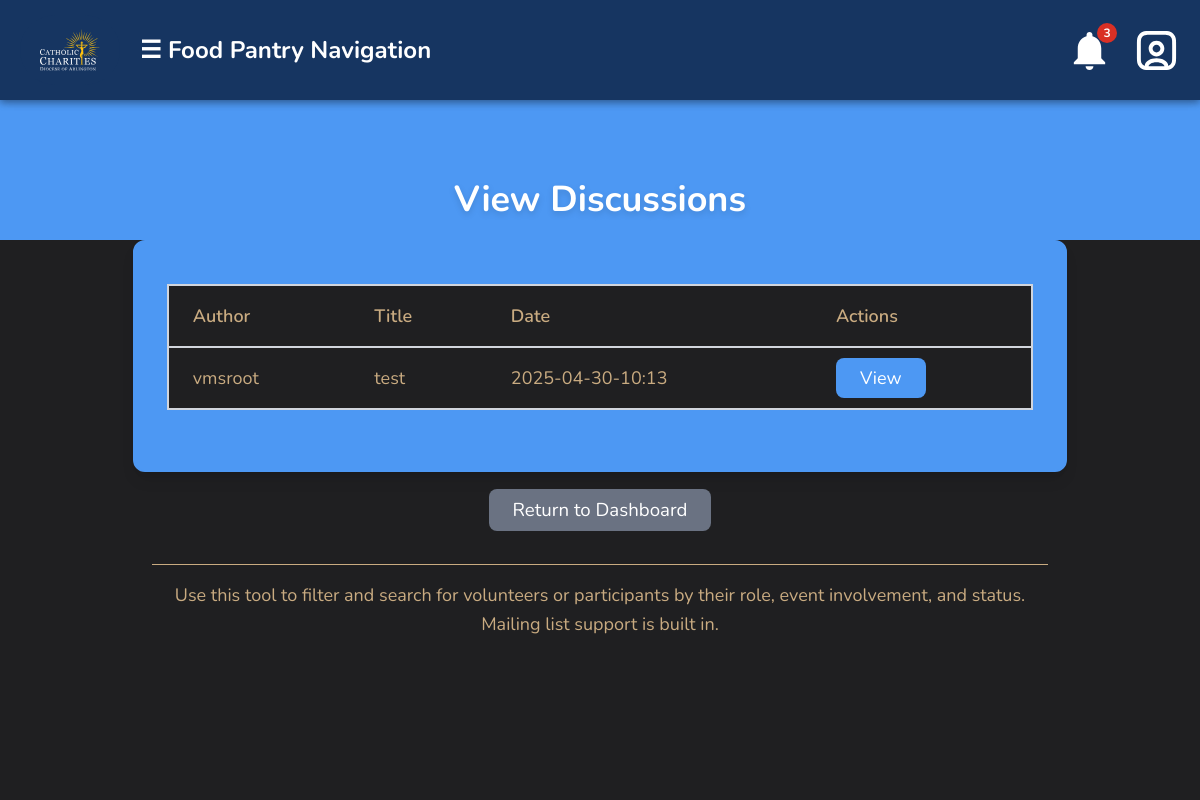
Page /viewDiscussions.php (signed in) on the committed database.
### tables this page shows
CREATE TABLE `dbdiscussions` (
  `author_id` varchar(256) NOT NULL,
  `title` varchar(256) NOT NULL,
  `body` text NOT NULL,
  `time` varchar(16) NOT NULL
);

CREATE TABLE `dbpersons` (
  `personId` int(11) NOT NULL,
  `id` varchar(256) NOT NULL,
  `first_name` text DEFAULT NULL,
  `last_name` text DEFAULT NULL,
  `email` text DEFAULT NULL,
  `type` text DEFAULT NULL,
  `status` text DEFAULT NULL,
  `password` text DEFAULT NULL,
  `force_password_change` int(11) NOT NULL DEFAULT 0
);

### database/dbDiscussions.php (called while the page is built, shortened)
<?php
function get_all_discussions() {
    $con = connect();
    $query = "SELECT * FROM dbdiscussions";
    $result = mysqli_query($con, $query);
    $discussions = [];
    while ($row = mysqli_fetch_assoc($result)) {
        $discussions[] = $row;
    }
    return $discussions;
}
function get_user_from_author($author_id){
    $con=connect();
    $query = "SELECT * FROM dbpersons WHERE id = '" . $author_id . "'";
    $result = mysqli_query($con,$query);
    $result_row = mysqli_fetch_assoc($result);
    $thePerson = make_a_person($result_row);
    return $thePerson;
}
?>

### database/dbPersons.php (called while the page is built, shortened)
<?php
include_once(dirname(__FILE__).'/../domain/Person.php');
function make_a_person($result_row) {
    $thePerson = new Person(
        @$result_row['personId'],
        @$result_row['id'],
        @$result_row['first_name'],
        @$result_row['last_name'],
        @$result_row['email'],
        @$result_row['type'],
        @$result_row['status'],
        @$result_row['password'],
    );
    return $thePerson;
}

### domain/Person.php (called while the page is built, shortened)
<?php
class Person {
	private $id;
	private $first_name;
	private $last_name;
	function __construct(
        $personId, $id, $first_name, $last_name, $email, $type, $status, $password) {
        $this->id = $id;
		$this->first_name = $first_name;
		$this->last_name = $last_name;
    }
	function get_id() {
		return $this->id;
	}
	function get_first_name() {
		return $this->first_name;
	}
	function get_last_name() {
		return $this->last_name;
	}
}

### viewDiscussions.php (the view, shortened to what this page needs)
<?php
include_once "database/dbDiscussions.php";
include_once "database/dbPersons.php";
$discussions = get_all_discussions();
?>
<!DOCTYPE html>
<html lang="en">
<head>
  	<link href="css/normal_tw.css" rel="stylesheet">
<?php
require_once('header.php');
?>
</head>
<body>
<header class="hero-header">
    <div class="center-header">
        <h1>View Discussions</h1>
    </div>
</header>
    <main>
      <div class="main-content-box w-[80%] p-8">
        <table>
            <thead>
                <tr>
                    <th>Author</th>
                    <th>Title</th>
                    <th>Date</th>
                    <th>Actions</th>
                </tr>
            </thead>
            <tbody>
                <?php if ($discussions): ?>
                    <?php foreach ($discussions as $discussion):
                        $person = get_user_from_author($discussion['author_id']);
                        $author_name = $person->get_first_name() . ' ' . $person->get_last_name();
                    ?>
                        <tr>
                            <td><?php echo $author_name; ?></td>
                            <td><?php echo $discussion['title']; ?></td>
                            <td><?php echo $discussion['time']; ?></td>
                            <td>
                                <a href="discussionContent.php?author=<?php echo urlencode($person->get_id()); ?>&title=<?php echo urlencode($discussion['title']); ?>" class="blue-button">View</a>
                            </td>
                        </tr>
                    <?php endforeach; ?>
                <?php else: ?>
                    <tr><td colspan="5">No discussions found.</td></tr>
                <?php endif; ?>
            </tbody>
        </table>
        <br>
	</div>
    <div class="text-center mt-6">
        <a href="index.php" class="return-button">Return to Dashboard</a>
    </div>
    <div class="info-section">
        <div class="blue-div"></div>
        <p class="info-text">
            Use this tool to filter and search for volunteers or participants by their role, event involvement, and status. Mailing list support is built in.
        </p>
    </div>
    </main>
</body>
</html>

### viewDiscussions.php (style rules this page uses)
body,main { background-color: #1F1F21; }
.main-content-box table, .main-content-box table thead, .main-content-box table tbody, .main-content-box table tr, .main-content-box table th, .main-content-box table td { background-color: #1F1F21 !important; }
.main-content-box table th, .main-content-box table td { color: #C9AB81 !important; }
.info-section .info-text { color: #C9AB81; }
.blue-div { background-color: #C9AB81; }

### rows in the picture
dbdiscussions: dbpersons.first_name+last_name "vmsroot", title "test", time "2025-04-30-10:13"
